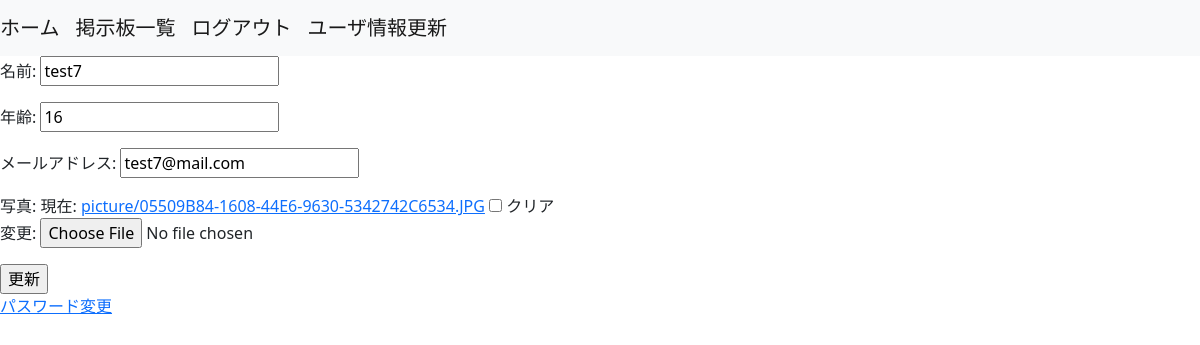
Page /accounts/user_edit (signed in) on the committed database.
### accounts/models.py (models this page shows)
class Users(AbstractBaseUser, PermissionsMixin):
  username = models.CharField(max_length=255)
  age = models.PositiveIntegerField()
  email = models.EmailField(max_length=255, unique=True)
  is_active = models.BooleanField(default=False)
  is_staff = models.BooleanField(default=False)
  picture = models.FileField(null=True, upload_to='picture/')
  objects = UserManager()
  USERNAME_FIELD = 'email'
  REQUIRED_FIELDS = ['username']
  class Meta:
    db_table = 'users'

### accounts/views.py (the view)
# urls.py: path('user_edit', views.user_edit, name='user_edit'),
@login_required
def user_edit(request):
  user_edit_form = forms.UserEditForm(request.POST or None, request.FILES or None, instance=request.user)
  if user_edit_form.is_valid():
    messages.success(request, '更新完了しました')
    user_edit_form.save()
  return render(request, 'accounts/user_edit.html', context={
    'user_edit_form': user_edit_form
  })

### accounts/forms.py
class UserEditForm(forms.ModelForm):
  username = forms.CharField(label='名前')
  age = forms.IntegerField(label='年齢', min_value=0)
  email = forms.EmailField(label='メールアドレス')
  picture = forms.FileField(label='写真', required=False)
  class Meta:
    model = Users
    fields = ('username', 'age', 'email', 'picture')

### templates/accounts/user_edit.html (shortened to what this page needs)
{% extends "base.html" %}
{% block content %}
<form method="POST" enctype="multipart/form-data">
  {{ user_edit_form.as_p }}
  <input type="submit" value="更新">
</form>
<a href="{% url 'accounts:change_password' %}">パスワード変更</a>
{% endblock %}

### rows in the picture
Users: username "test7", age "16", email "test7@mail.com"
